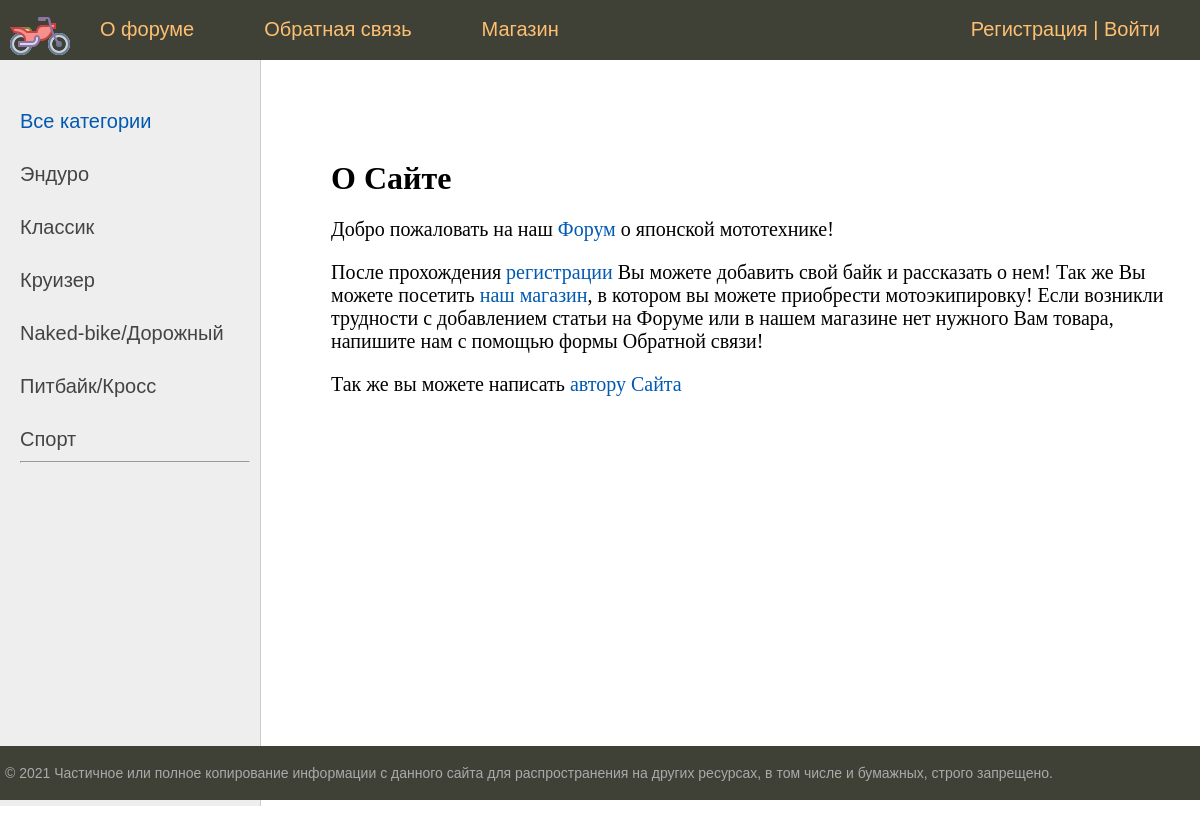
The page /about/ on the database its author committed.
### moto_forum/models.py (models this page shows, shortened)
class Category(models.Model):
    name = models.CharField(max_length=255, verbose_name='Категория')
    slug = models.SlugField(max_length=255, unique=True, db_index=True, verbose_name='URl')
    def get_absolute_url(self):
        return reverse('category', kwargs={'cat_slug': self.slug})
    class Meta:
        verbose_name = 'Категория мотоцикла'
        verbose_name_plural = 'Категории мотоциклов'
        ordering = ['id']

### moto_forum/views.py (the view)
# urls.py: path('about/', AboutForum.as_view(), name='about'),
class AboutForum(DataMixin, TemplateView):
    template_name = 'moto_forum/about.html'
    def get_context_data(self, **kwargs):
        context = super().get_context_data(**kwargs)
        c_def = self.get_user_context(title='О Сайте')
        return dict(list(context.items()) + list(c_def.items()))

### moto_forum/utils.py (called while the page is built)
    def get_user_context(self, **kwargs):
        context = kwargs
        cats = Category.objects.annotate(Count('motorcycle'))
        user_menu = menu.copy()
        if not self.request.user.is_authenticated:
            user_menu.pop(1)
        context['menu'] = user_menu
        context['cats'] = cats
        if 'cat_selected' not in context:
            context['cat_selected'] = 0
        return context

### moto_forum/templates/moto_forum/about.html
{% extends 'moto_forum/base.html' %}
{% block content %}
<h1>{{title}}</h1>
<p>Добро пожаловать на наш <a href="{% url 'home' %}"> Форум</a> о японской мототехнике!</p>
<p>После прохождения <a href="{% url 'auth_app:register' %}"> регистрации</a> Вы можете добавить свой байк</a> и рассказать о нем!
Так же Вы можете посетить <a href="{% url 'shop_app:shop' %}"> наш магазин</a>, в котором вы можете приобрести мотоэкипировку!
Если возникли трудности с добавлением статьи на Форуме или в нашем магазине нет нужного Вам товара,
    напишите нам с помощью формы Обратной связи!</a></p>
<p>Так же вы можете написать <a class="share-yt" href="https://vk.com/korotkov915" target="_blank" rel="nofollow">автору Сайта</a></p>
{% endblock %}

### moto_forum/templates/moto_forum/base.html (shortened to what this page needs)
{% load static %}
{% load moto_forum_tags %}
<!DOCTYPE html>
<html>
<head>
	<link type="text/css" href="{% static 'moto_forum/css/styles.css' %}" rel="stylesheet" />
</head>
<body>
<table class="table-page" border=0 cellpadding="0" cellspacing="0">
<tr><td valign=top>
{% block mainmenu %}
		<div class="header">
			<ul id="mainmenu" class="mainmenu">
			<li class="logo"><a href="{% url 'home' %}"><div class="logo"></div></a></li>
			{% for m in menu %}
				<li><a href="{% url m.url_name %}">{{m.title}}</a></li>
			{% endfor %}
			{% if request.user.is_authenticated %}
				<li class="last">{{ user.username }} | <a href="{% url 'auth_app:logout' %}">Выйти</a></li>
			{% else %}
				<li class="last"><a href="{% url 'auth_app:register' %}">Регистрация</a> | <a href="{% url 'auth_app:login' %}">Войти</a></li>
			{% endif %}
			</ul>
		</div>
{% endblock mainmenu %}
<table class="table-content" border=0 cellpadding="0" cellspacing="0">
<tr>
	<td valign="top" class="left-chapters">
	<ul id="leftchapters">
{% if cat_selected == 0 %}
		<li class="selected">Все категории</li>
{% else %}
		<li><a href="{% url 'home' %}">Все категории</a></li>
{% endif %}
	{% for c in cats %}
	{% if c.motorcycle__count > 0 %}
		{% if c.pk == cat_selected %}
			<li class="selected">{{ c.name }}</li>
		{% else %}
			<li><a href="{{ c.get_absolute_url }}">{{ c.name }}</a> </li>
		{% endif %}
	{% endif %}
	{% endfor %}
		<hr>
	</ul>
</td>
<td valign="top" class="content">
	<div class="content-text">
{% block content %}
{% endblock %}
	</div>
</td></tr></table>
</td></tr>
<tr><td valign=top>
	<div id="footer">
		<p>&copy; 2021 Частичное или полное копирование информации с данного сайта для распространения на других ресурсах, в том числе и бумажных, строго запрещено.</p>
	</div>
</td></tr></table>
</body>
</html>

### moto_forum/static/moto_forum/css/styles.css (style rules this page uses)
html, body { font-family: 'Arial'; margin: 0; padding: 0; height: 100%; width: 100%; color: #444; }
a { color: #0059b2; text-decoration: none; }
.table-page { width: 100%; height: 100%; vertical-align: top; }
.table-page tr { height: 100%; }
.header { background: #3F4137; height: 60px; }
.logo { background: url('../images/motor.png') no-repeat 10px 5px; width: 70px; height: 60px; }
ul.mainmenu { list-style: none; margin: 0; padding: 0; height: 60px; color: #fdc073; font-size: 20px; overflow: hidden; }
ul.mainmenu li { float: left; margin: 18px 40px 0 30px; }
ul.mainmenu li.logo { margin: 0; }
ul.mainmenu li.last { float: right; }
ul.mainmenu li a { color: #fdc073; text-decoration: none; }
.table-content { width: 100%; min-height: 100%; height: 100%; }
.left-chapters { margin: 0; background: #eee; border-right: 1px solid #ccc; min-height: 100%; }
.left-chapters ul { width: 230px; min-height: 100%; margin: 0; padding: 20px 10px 10px 20px; list-style: none; font-size: 20px; }
.left-chapters ul li { margin: 30px 0 0 0; color: #999; }
.left-chapters ul li.selected { color: #0059b2; }
.left-chapters ul li a { color: #444; text-decoration: none; }
.content { padding: 40px 20px 20px 40px; width: 100%; box-sizing: border-box; }
.content-text { margin: 60px 0 0 30px; color: #000; font-size: 20px; font-family: Yandex Sans Display Light; }
.content-text h1 { font-size: 32px; }
#footer { box-sizing: border-box; background: #3F4137; padding: 5px; color: #aaa; font-size: 14px; font-family: Verdana, Geneva, Arial, Helvetica; text-align: left; overflow: hidden; }

### rows shown on the page
Category: name "Эндуро"
Category: name "Классик"
Category: name "Круизер"
Category: name "Naked-bike/Дорожный"
Category: name "Питбайк/Кросс"
Category: name "Спорт"

### other values the page prints
{{ m.title }} "О форуме" "Обратная связь" "Магазин"
{{ title }} "О Сайте"
